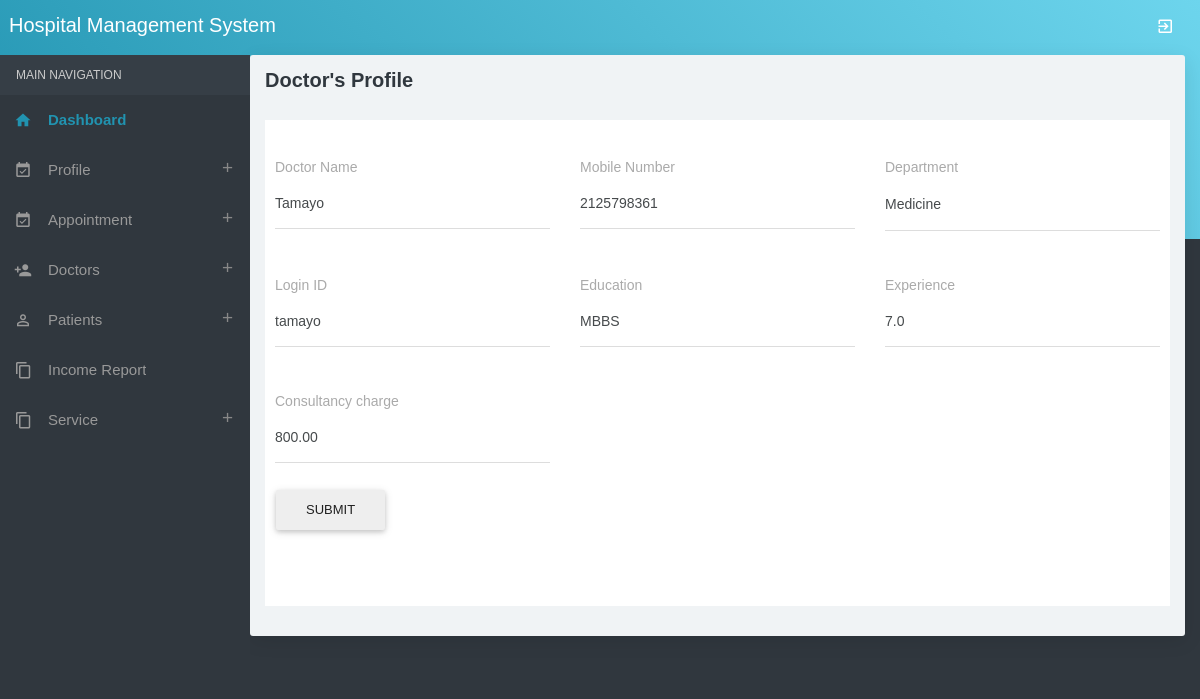
Screenshot of /doctorprofile.php (signed in) with the database file from the repository.
### tables this page shows
CREATE TABLE `doctor` (
  `doctorid` int(10) NOT NULL,
  `doctorname` varchar(50) NOT NULL,
  `mobileno` varchar(15) NOT NULL,
  `departmentid` int(10) NOT NULL,
  `loginid` varchar(25) NOT NULL,
  `password` varchar(25) NOT NULL,
  `status` varchar(10) NOT NULL,
  `education` varchar(25) NOT NULL,
  `experience` float(11,1) NOT NULL,
  `consultancy_charge` float(10,2) NOT NULL
);

### doctorprofile.php (the view, shortened to what this page needs)
<?php
include("adheader.php");
include("dbconnection.php");
if(isset($_SESSION[doctorid]))
{
	$sql="SELECT * FROM doctor WHERE doctorid='$_SESSION[doctorid]' ";
	$qsql = mysqli_query($con,$sql);
	$rsedit = mysqli_fetch_array($qsql);
}
?>
<div class="container-fluid">
    <div class="block-header">
        <h2> Doctor's Profile</h2>
    </div>
    <div class="row clearfix">
        <div class="col-lg-12 col-md-12 col-sm-12 col-xs-12">
            <div class="card">
                <form method="post" action="" name="frmdoctprfl" onSubmit="return validateform()" style="padding: 10px">
                    <div class="row">
                        <div class="col-sm-4 col-xs-12">
                            <div class="form-group">
                                <label>Doctor Name</label>
                                <div class="form-line">
                                    <input class="form-control" type="text" name="doctorname" id="doctorname"
                                        value="<?php echo $rsedit[doctorname]; ?>" />
                                </div>
                            </div>
                        </div>
                        <div class="col-sm-4 col-xs-12">
                            <div class="form-group">
                                <label>Mobile Number</label>
                                <div class="form-line">
                                    <input class="form-control" type="text" name="mobilenumber" id="mobilenumber"
                                        value="<?php echo $rsedit[mobileno]; ?>" />
                                </div>
                            </div>
                        </div>
                        <div class="col-sm-4 col-xs-12">
                            <div class="form-group">
                                <label>Department</label>
                                <div class="form-line">
                                    <select name="select3" id="select3" class="form-control show-tick">
                                        <?php
													$sqldepartment= "SELECT * FROM department WHERE status='Active'";
													$qsqldepartment = mysqli_query($con,$sqldepartment);
													while($rsdepartment=mysqli_fetch_array($qsqldepartment))
													{
														if($rsdepartment[departmentid] == $rsedit[departmentid])
														{
															echo "<option value='$rsdepartment[departmentid]' selected>$rsdepartment[departmentname]</option>";
														}
														else
														{
															echo "<option value='$rsdepartment[departmentid]'>$rsdepartment[departmentname]</option>";
														}
													}
													?>
                                    </select>
                                </div>
                            </div>
                        </div>
                    </div>
                    <div class="row">
                        <div class="col-sm-4 col-xs-12">
                            <div class="form-group">
                                <label>Login ID</label>
                                <div class="form-line">
                                    <input class="form-control" type="text" name="loginid" id="loginid"
                                        value="<?php echo $rsedit[loginid]; ?>" />
                                </div>
                            </div>
                        </div>
                        <div class="col-sm-4 col-xs-12">
                            <div class="form-group">
                                <label>Education</label>
                                <div class="form-line">
                                    <input class="form-control" type="text" name="education" id="education"
                                        value="<?php echo $rsedit[education]; ?>" />
                                </div>
                            </div>
                        </div>
                        <div class="col-sm-4 col-xs-12">
                            <div class="form-group">
                                <label>Experience</label>
                                <div class="form-line">
                                    <input class="form-control" type="text" name="experience" id="experience"
                                        value="<?php echo $rsedit[experience]; ?>" />
                                </div>
                            </div>
                        </div>
                        <div class="col-sm-4 col-xs-12">
                            <div class="form-group">
                                <label>Consultancy charge</label>
                                <div class="form-line">
                                    <input class="form-control" type="text" name="consultancy_charge"
                                        id="consultancy_charge" value="<?php echo $rsedit[consultancy_charge]; ?>" />
                                </div>
                            </div>
                            <input class="btn btn-raised" type="submit" name="submit" id="submit" value="Submit" />
                        </div>
                    </div>
                </form>
                <p>&nbsp;</p>
            </div>
        </div>
    </div>
</div>
<?php
												include("adfooter.php");
												?>

### rows the page displays
doctor: doctorname "Tamayo", mobilenumber "2125798361", loginid "tamayo", education "MBBS", experience "7.0", consultancy_charge "800.00"

### other values shown
form field select3 "Medicine"
